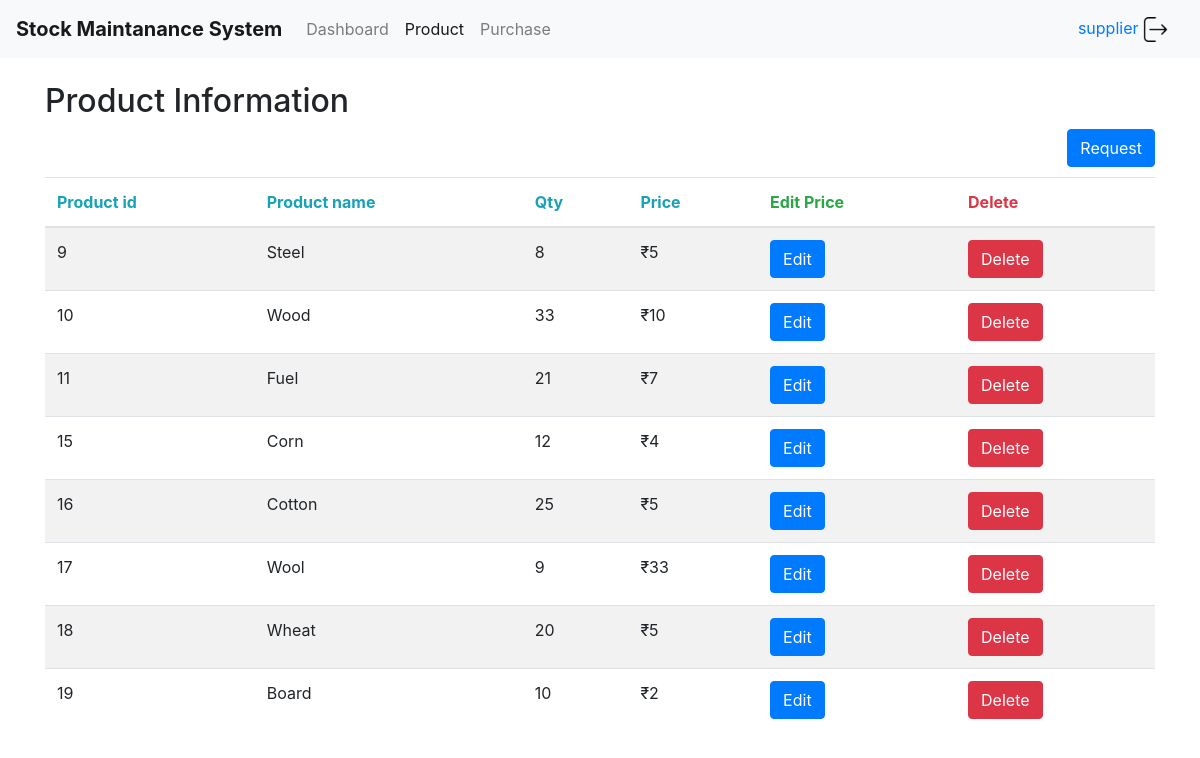
Screenshot of /admin/product (signed in) with the database file from the repository.
### tables this page shows
CREATE TABLE Product (productID INTEGER PRIMARY KEY, productName TEXT,QTY INTEGER,productPrice INTEGER);

### app.py (the view)
@app.route("/admin/product")
def product():
   con = sql.connect("database.sqlite")
   con.row_factory = sql.Row
   cur = con.cursor()
   cur.execute("select * from Product")
   rows = cur.fetchall();
   con.close()
   return  render_template('product.html',rows = rows,user=session["name"])

### templates/product.html (shortened to what this page needs)
<!DOCTYPE html>
<html>
<head>
	<link rel="stylesheet" href="https://stackpath.bootstrapcdn.com/bootstrap/4.1.3/css/bootstrap.min.css">
</head>
<body>
				<nav class="navbar navbar-expand-lg navbar-light bg-light">
			  <a class="navbar-brand" href="#"><b>Stock Maintanance System</b></a>
			  <div class="collapse navbar-collapse" id="navbarNavAltMarkup">
			    <div class="navbar-nav">
			      <a class="nav-item nav-link" href="/admin">Dashboard</a>
			      <a class="nav-item nav-link active" href="/admin/product">Product <span class="sr-only">(current)</span></a>
			      <a class="nav-item nav-link" href="/admin/purchase">Purchase</a>
			    </div>
			  </div>
        <a class="nav-item nav-link" href="{{url_for('login_page.a_logout')}}">{{user}} <img src={{url_for('static',filename='logout.png')}} width="25" height="25"></a>
			</nav>
<div class="container">
  <h2>Product Information</h2>
 <div class="float-md-right">
  <button type="button" class="btn btn-primary" data-toggle="modal" data-target="#exampleModal">Request</button></div>
 </div>
  <table class="table table-striped">
    <thead>
      <tr>
        <th class="text-info">Product id</th>
        <th class="text-info">Product name</th>
        <th class="text-info">Qty</th>
        <th class="text-info">Price</th>
        <th class="text-success">Edit Price</th>
        <th class="text-danger">Delete</th>
      </tr>
    </thead>
    <tbody>
       {% for row in rows %}
            <tr>
               <td>{{row["productID"]}}</td>
               <td>{{row["productName"]}}</td>
               <td>{{row['QTY']}}</td>
               <td>₹{{row['productPrice']}}</td>
               <td>
                    <a><button class="btn btn-primary" OnClick='showModal({{row["productID"]}},"{{row["productName"]}}","{{row["QTY"]}}","{{row["Price"]}}");'>Edit</button></a></td>
                       <td> <a href='deleteProduct/{{row["productID"]}}'><button class="btn btn-danger">Delete</button></a>
                     </td>
            </tr>
         {% endfor %}
    </tbody>
  </table>
</body>
</html>

### rows the page displays
Product: productID "9", productName "Steel", QTY "8", productPrice "5"
Product: productID "10", productName "Wood", QTY "33", productPrice "10"
Product: productID "11", productName "Fuel", QTY "21", productPrice "7"
Product: productID "15", productName "Corn", QTY "12", productPrice "4"
Product: productID "16", productName "Cotton", QTY "25", productPrice "5"
Product: productID "17", productName "Wool", QTY "9", productPrice "33"
Product: productID "18", productName "Wheat", QTY "20", productPrice "5"
Product: productID "19", productName "Board", QTY "10", productPrice "2"

### other values shown
{{ user }} "supplier"
